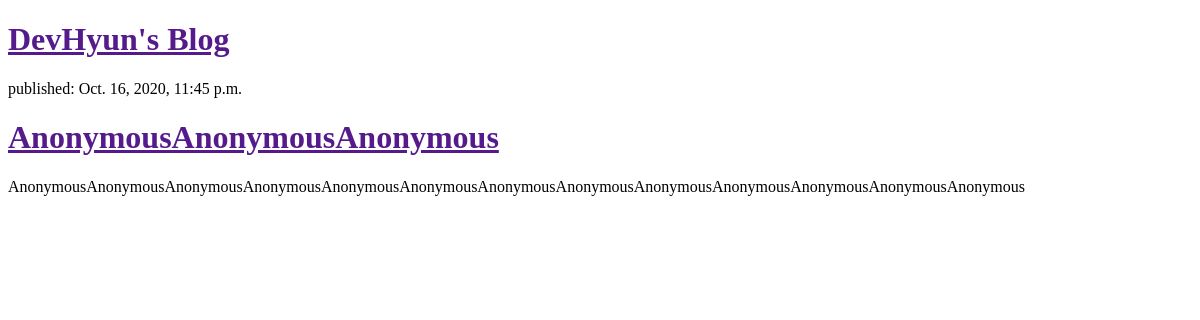
Before: / with the older database file.
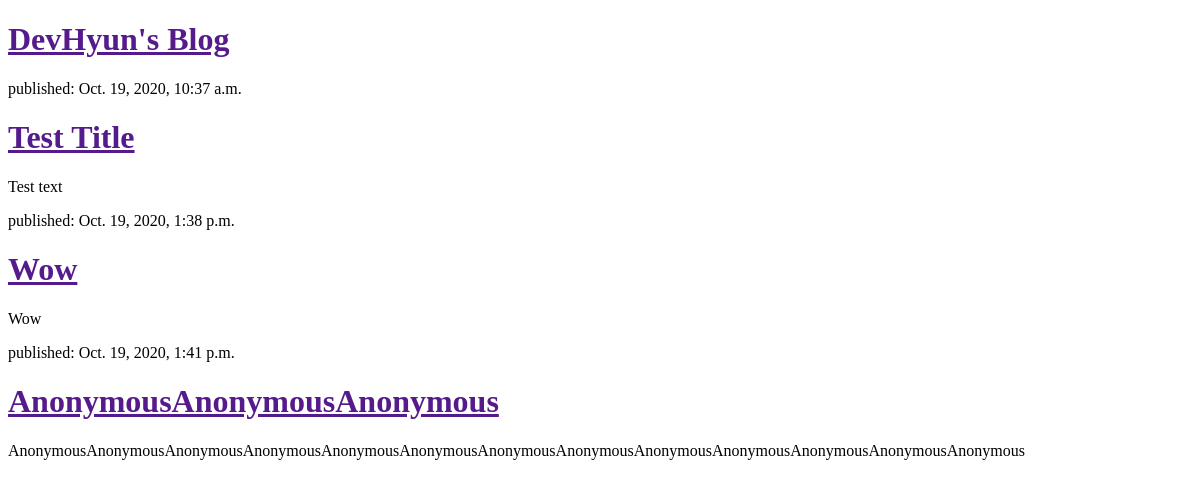
After: the same page with the newer database file.
### Blog/models.py (models this page shows, shortened)
class Post(models.Model):
    author = models.ForeignKey(settings.AUTH_USER_MODEL, on_delete=models.CASCADE)
    title = models.CharField(max_length=200)
    text = models.TextField()
    created_date = models.DateTimeField(
            default=timezone.now)
    published_date = models.DateTimeField(
            blank=True, null=True)

### Blog/views.py (the view)
# urls.py: path('', views.post_list, name='post_list'),
def post_list(request):
    posts = Post.objects.filter(published_date__lte=timezone.now()).order_by('published_date')
    return render(request, 'blog/post_list.html', {'posts': posts})

### Blog/templates/Blog/post_list.html (shortened to what this page needs)
<!DOCTYPE html>
<html>
    <head>
    </head>
    <body>
        <div>
            <h1><a href="">DevHyun's Blog</a></h1>
        </div>
        {% for post in posts %}
        <div>
            <p>published: {{ post.published_date }}</p>
            <h1><a href="">{{ post.title }}</a></h1>
            <p>{{ post.text|linebreaksbr }}</p>
        </div>
        {% endfor %}
    </body>
</html>

Changed rows visible on the page:
added Post: published_date "Oct. 19, 2020, 10:37 a.m.", title "Test Title", text "Test text"
added Post: published_date "Oct. 19, 2020, 1:38 p.m.", title "Wow", text "Wow"
changed Post "AnonymousAnonymousAnonymous": published_date "Oct. 16, 2020, 11:45 p.m." → "Oct. 19, 2020, 1:41 p.m."
